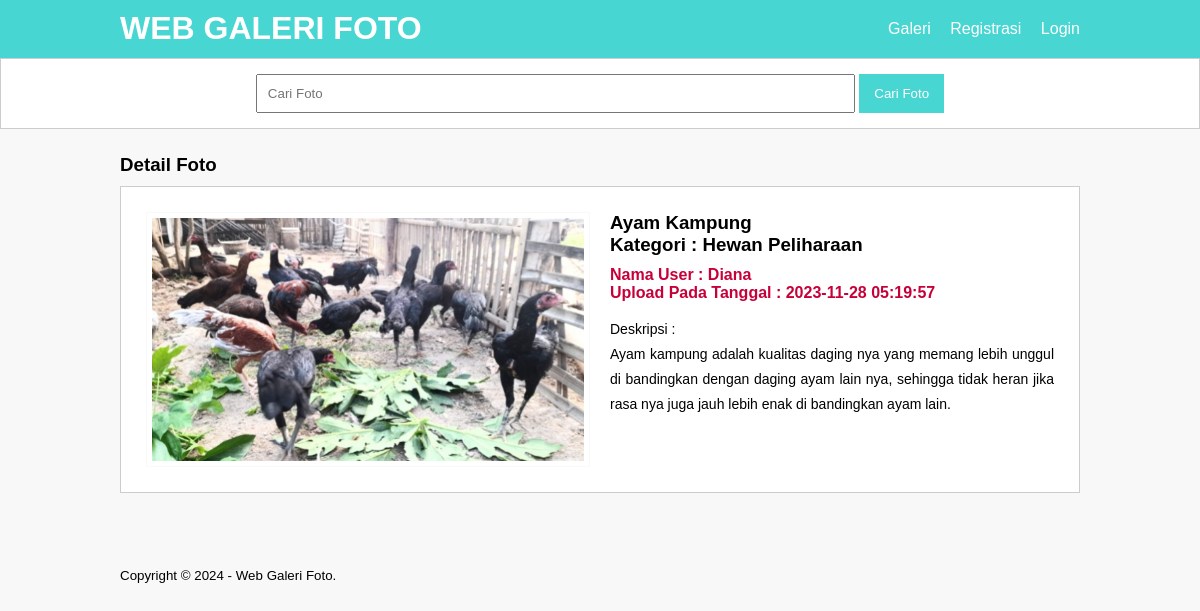
The app's page /detail-image.php?id=39 with its own data.
### tables this page shows
CREATE TABLE `tb_image` (
  `image_id` int(11) NOT NULL,
  `category_id` int(11) NOT NULL,
  `category_name` varchar(100) NOT NULL,
  `admin_id` int(11) NOT NULL,
  `admin_name` varchar(100) NOT NULL,
  `image_name` varchar(100) NOT NULL,
  `image_description` text NOT NULL,
  `image` varchar(100) NOT NULL,
  `image_status` tinyint(1) NOT NULL,
  `date_created` timestamp NOT NULL DEFAULT current_timestamp() ON UPDATE current_timestamp()
);

### detail-image.php (the view, shortened to what this page needs)
<?php
    include 'db.php';
	$produk = mysqli_query($conn, "SELECT * FROM tb_image WHERE image_id = '".$_GET['id']."' ");
	$p = mysqli_fetch_object($produk);
?>
<!DOCTYPE html PUBLIC "-//W3C//DTD XHTML 1.0 Transitional//EN" "http://www.w3.org/TR/xhtml1/DTD/xhtml1-transitional.dtd">
<html xmlns="http://www.w3.org/1999/xhtml">
<head>
<link rel="stylesheet" type="text/css" href="css/style.css">
</head>
<body>
    <header>
        <div class="container">
        <h1><a href="index.php">WEB GALERI FOTO</a></h1>
        <ul>
            <li><a href="galeri.php">Galeri</a></li>
           <li><a href="registrasi.php">Registrasi</a></li>
           <li><a href="login.php">Login</a></li>
        </ul>
        </div>
    </header>
    <div class="search">
        <div class="container">
            <form action="galeri.php">
                <input type="text" name="search" placeholder="Cari Foto" value="<?php echo $_GET['search'] ?>" />
                <input type="submit" name="cari" value="Cari Foto" />
            </form>
        </div>
    </div>
    <div class="section">
        <div class="container">
             <h3>Detail Foto</h3>
            <div class="box">
                <div class="col-2">
                   <img src="foto/<?php echo $p->image ?>" width="100%" />
                </div>
                <div class="col-2">
                   <h3><?php echo $p->image_name ?><br />Kategori : <?php echo $p->category_name  ?></h3>
                   <h4>Nama User : <?php echo $p->admin_name ?><br />
                   Upload Pada Tanggal : <?php echo $p->date_created  ?></h4>
                   <p>Deskripsi :<br />
                        <?php echo $p->image_description ?>
                   </p>
                </div>
            </div>
        </div>
    </div>
    <footer>
        <div class="container">
            <small>Copyright &copy; 2024 - Web Galeri Foto.</small>
        </div>
    </footer>
</body>
</html>

### css/style.css (style rules this page uses)
* { padding:0; margin:0; font-family:'Quicksand', sans-serif; }
body { background-color:#f8f8f8; }
a { color: inherit; text-decoration:none; }
header { background-color: #48d6d2; color: #fff; }
header h1 { float:left; padding:10px 0; }
header ul { float:right; }
header ul li { display:inline-block; }
header ul li a { padding:20px 0 20px 15px; display: inline-block; }
footer { padding:25px 0; }
.container { width: 80%; margin: 0 auto; }
.container:after { content:''; display: block; clear:both; }
.section { padding:25px 0; }
.box { background-color: #fff; border:1px solid #ccc; padding:15px; box-sizing: border-box; margin:10px 0 25px 0; }
.box:after { content: ''; display: block; clear: both; }
.search { padding:15px 0; background-color: #fff; border:1px solid #ccc; text-align: center; }
.search input[type=text] { width: 60%; padding:10px; }
.search input[type=submit] { padding:12px 15px; background-color: #48d6d2; color: #fff; border:none; cursor:pointer; }
.col-2 { width: 50%; min-height: 200px; padding:10px; box-sizing: border-box; float: left; }
.col-2 img { border:1px solid #f9f9f9; padding:5px; box-sizing: border-box; }
.col-2 h3 { margin-bottom: 10px; }
.col-2 h4 { color: #C70039; }
.col-2 p { margin:15px 0; text-align: justify; line-height: 25px; font-size: 14px; }

### records on screen
tb_image: image (picture), image_name "Ayam Kampung", category_name "Hewan Peliharaan", admin_name "Diana", date_created "2023-11-28 05:19:57", image_description "Ayam kampung adalah kualitas daging nya yang memang lebih unggul di bandingkan dengan daging ayam lain nya, sehingga tidak heran jika rasa nya juga jauh lebih enak di bandingkan ayam lain."
